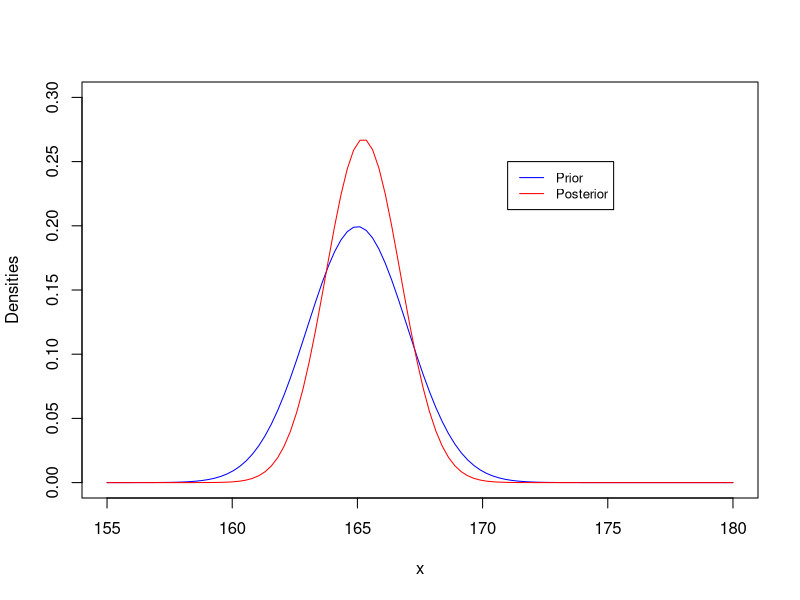

The R source for this figure:
# Heights example

x = c(169.6,166.8,157.1,181.1,158.4,165.6,166.7,156.5,168.1,165.3)
sigma.sq = 50

(x.bar = mean(x))
n = length(x)

prior.mean = 165
prior.var = 2^2

(post.var = 1/(1/prior.var + n/sigma.sq))
(post.mean = post.var*(prior.mean/prior.var + sum(x)/sigma.sq))


grid = seq(155, 180, len = 100)
plot(grid, dnorm(grid, prior.mean, sqrt(prior.var)), type = "l", col = "blue", ylim = c(0, 0.3),
     xlab = "x", ylab = "Densities")

lines(grid, dnorm(grid, post.mean, sqrt(post.var)), col = "red")
legend(171, 0.25, legend=c("Prior", "Posterior"),
       col=c("blue", "red"), lty=1, cex=0.8)

# What to do when sigma is not known and we want a prior on it?
# We will learn how to estimate any posterior later.